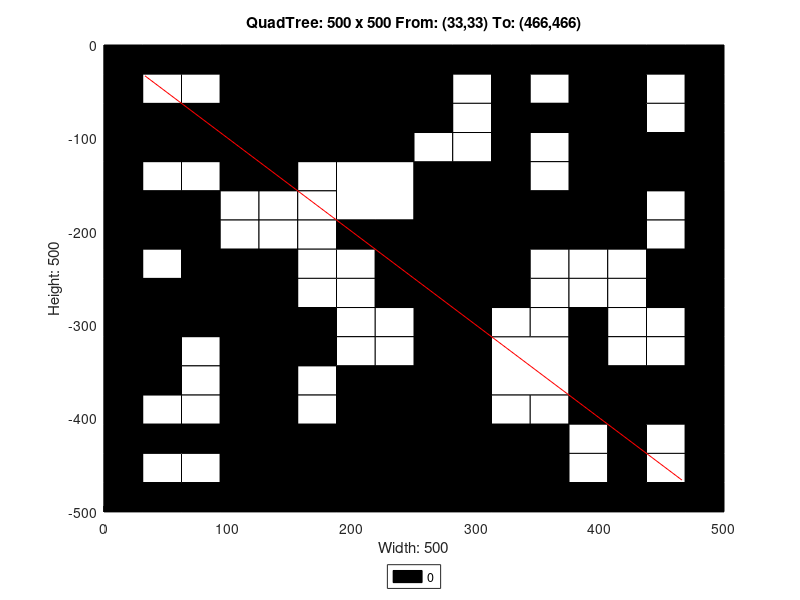

This chart was generated by the following MATLAB code:
axis([0 500 -500 0]);
title('QuadTree: 500 x 500 From: (33,33) To: (466,466)');
xlabel('Width: 500');
ylabel('Height: 500');
rectangle('Position',[125 -125 125 125], 'FaceColor',[0 0 0]);
rectangle('Position',[0 -125 62.5 62.5], 'FaceColor',[0 0 0]);
rectangle('Position',[62.5 -125 62.5 62.5], 'FaceColor',[0 0 0]);
rectangle('Position',[187.5 -187.5 62.5 62.5], 'FaceColor',[1 1 1]);
rectangle('Position',[375 -62.5 62.5 62.5], 'FaceColor',[0 0 0]);
rectangle('Position',[375 -125 62.5 62.5], 'FaceColor',[0 0 0]);
rectangle('Position',[250 -187.5 62.5 62.5], 'FaceColor',[0 0 0]);
rectangle('Position',[250 -250 62.5 62.5], 'FaceColor',[0 0 0]);
rectangle('Position',[375 -187.5 62.5 62.5], 'FaceColor',[0 0 0]);
rectangle('Position',[0 -312.5 62.5 62.5], 'FaceColor',[0 0 0]);
rectangle('Position',[62.5 -312.5 62.5 62.5], 'FaceColor',[0 0 0]);
rectangle('Position',[0 -375 62.5 62.5], 'FaceColor',[0 0 0]);
rectangle('Position',[187.5 -437.5 62.5 62.5], 'FaceColor',[0 0 0]);
rectangle('Position',[125 -500 62.5 62.5], 'FaceColor',[0 0 0]);
rectangle('Position',[187.5 -500 62.5 62.5], 'FaceColor',[0 0 0]);
rectangle('Position',[250 -312.5 62.5 62.5], 'FaceColor',[0 0 0]);
rectangle('Position',[250 -375 62.5 62.5], 'FaceColor',[0 0 0]);
rectangle('Position',[312.5 -375 62.5 62.5], 'FaceColor',[1 1 1]);
rectangle('Position',[250 -437.5 62.5 62.5], 'FaceColor',[0 0 0]);
rectangle('Position',[250 -500 62.5 62.5], 'FaceColor',[0 0 0]);
rectangle('Position',[312.5 -500 62.5 62.5], 'FaceColor',[0 0 0]);
rectangle('Position',[0 -31.25 31.25 31.25], 'FaceColor',[0 0 0]);
rectangle('Position',[31.25 -31.25 31.25 31.25], 'FaceColor',[0 0 0]);
rectangle('Position',[0 -62.5 31.25 31.25], 'FaceColor',[0 0 0]);
rectangle('Position',[31.25 -62.5 31.25 31.25], 'FaceColor',[1 1 1]);
rectangle('Position',[62.5 -31.25 31.25 31.25], 'FaceColor',[0 0 0]);
rectangle('Position',[93.75 -31.25 31.25 31.25], 'FaceColor',[0 0 0]);
rectangle('Position',[62.5 -62.5 31.25 31.25], 'FaceColor',[1 1 1]);
rectangle('Position',[93.75 -62.5 31.25 31.25], 'FaceColor',[0 0 0]);
rectangle('Position',[0 -156.25 31.25 31.25], 'FaceColor',[0 0 0]);
rectangle('Position',[31.25 -156.25 31.25 31.25], 'FaceColor',[1 1 1]);
rectangle('Position',[0 -187.5 31.25 31.25], 'FaceColor',[0 0 0]);
rectangle('Position',[31.25 -187.5 31.25 31.25], 'FaceColor',[0 0 0]);
rectangle('Position',[62.5 -156.25 31.25 31.25], 'FaceColor',[1 1 1]);
rectangle('Position',[93.75 -156.25 31.25 31.25], 'FaceColor',[0 0 0]);
rectangle('Position',[62.5 -187.5 31.25 31.25], 'FaceColor',[0 0 0]);
rectangle('Position',[93.75 -187.5 31.25 31.25], 'FaceColor',[1 1 1]);
rectangle('Position',[0 -218.75 31.25 31.25], 'FaceColor',[0 0 0]);
rectangle('Position',[31.25 -218.75 31.25 31.25], 'FaceColor',[0 0 0]);
rectangle('Position',[0 -250 31.25 31.25], 'FaceColor',[0 0 0]);
rectangle('Position',[31.25 -250 31.25 31.25], 'FaceColor',[1 1 1]);
rectangle('Position',[62.5 -218.75 31.25 31.25], 'FaceColor',[0 0 0]);
rectangle('Position',[93.75 -218.75 31.25 31.25], 'FaceColor',[1 1 1]);
rectangle('Position',[62.5 -250 31.25 31.25], 'FaceColor',[0 0 0]);
rectangle('Position',[93.75 -250 31.25 31.25], 'FaceColor',[0 0 0]);
rectangle('Position',[125 -156.25 31.25 31.25], 'FaceColor',[0 0 0]);
rectangle('Position',[156.25 -156.25 31.25 31.25], 'FaceColor',[1 1 1]);
rectangle('Position',[125 -187.5 31.25 31.25], 'FaceColor',[1 1 1]);
rectangle('Position',[156.25 -187.5 31.25 31.25], 'FaceColor',[1 1 1]);
rectangle('Position',[125 -218.75 31.25 31.25], 'FaceColor',[1 1 1]);
rectangle('Position',[156.25 -218.75 31.25 31.25], 'FaceColor',[1 1 1]);
rectangle('Position',[125 -250 31.25 31.25], 'FaceColor',[0 0 0]);
rectangle('Position',[156.25 -250 31.25 31.25], 'FaceColor',[1 1 1]);
rectangle('Position',[187.5 -218.75 31.25 31.25], 'FaceColor',[0 0 0]);
rectangle('Position',[218.75 -218.75 31.25 31.25], 'FaceColor',[0 0 0]);
rectangle('Position',[187.5 -250 31.25 31.25], 'FaceColor',[1 1 1]);
rectangle('Position',[218.75 -250 31.25 31.25], 'FaceColor',[0 0 0]);
rectangle('Position',[250 -31.25 31.25 31.25], 'FaceColor',[0 0 0]);
rectangle('Position',[281.25 -31.25 31.25 31.25], 'FaceColor',[0 0 0]);
rectangle('Position',[250 -62.5 31.25 31.25], 'FaceColor',[0 0 0]);
rectangle('Position',[281.25 -62.5 31.25 31.25], 'FaceColor',[1 1 1]);
rectangle('Position',[312.5 -31.25 31.25 31.25], 'FaceColor',[0 0 0]);
rectangle('Position',[343.75 -31.25 31.25 31.25], 'FaceColor',[0 0 0]);
rectangle('Position',[312.5 -62.5 31.25 31.25], 'FaceColor',[0 0 0]);
rectangle('Position',[343.75 -62.5 31.25 31.25], 'FaceColor',[1 1 1]);
rectangle('Position',[250 -93.75 31.25 31.25], 'FaceColor',[0 0 0]);
rectangle('Position',[281.25 -93.75 31.25 31.25], 'FaceColor',[1 1 1]);
rectangle('Position',[250 -125 31.25 31.25], 'FaceColor',[1 1 1]);
rectangle('Position',[281.25 -125 31.25 31.25], 'FaceColor',[1 1 1]);
rectangle('Position',[312.5 -93.75 31.25 31.25], 'FaceColor',[0 0 0]);
rectangle('Position',[343.75 -93.75 31.25 31.25], 'FaceColor',[0 0 0]);
rectangle('Position',[312.5 -125 31.25 31.25], 'FaceColor',[0 0 0]);
rectangle('Position',[343.75 -125 31.25 31.25], 'FaceColor',[1 1 1]);
rectangle('Position',[437.5 -31.25 31.25 31.25], 'FaceColor',[0 0 0]);
rectangle('Position',[468.75 -31.25 31.25 31.25], 'FaceColor',[0 0 0]);
rectangle('Position',[437.5 -62.5 31.25 31.25], 'FaceColor',[1 1 1]);
rectangle('Position',[468.75 -62.5 31.25 31.25], 'FaceColor',[0 0 0]);
rectangle('Position',[437.5 -93.75 31.25 31.25], 'FaceColor',[1 1 1]);
rectangle('Position',[468.75 -93.75 31.25 31.25], 'FaceColor',[0 0 0]);
rectangle('Position',[437.5 -125 31.25 31.25], 'FaceColor',[0 0 0]);
rectangle('Position',[468.75 -125 31.25 31.25], 'FaceColor',[0 0 0]);
rectangle('Position',[312.5 -156.25 31.25 31.25], 'FaceColor',[0 0 0]);
rectangle('Position',[343.75 -156.25 31.25 31.25], 'FaceColor',[1 1 1]);
rectangle('Position',[312.5 -187.5 31.25 31.25], 'FaceColor',[0 0 0]);
rectangle('Position',[343.75 -187.5 31.25 31.25], 'FaceColor',[0 0 0]);
rectangle('Position',[312.5 -218.75 31.25 31.25], 'FaceColor',[0 0 0]);
rectangle('Position',[343.75 -218.75 31.25 31.25], 'FaceColor',[0 0 0]);
rectangle('Position',[312.5 -250 31.25 31.25], 'FaceColor',[0 0 0]);
rectangle('Position',[343.75 -250 31.25 31.25], 'FaceColor',[1 1 1]);
rectangle('Position',[437.5 -156.25 31.25 31.25], 'FaceColor',[0 0 0]);
rectangle('Position',[468.75 -156.25 31.25 31.25], 'FaceColor',[0 0 0]);
rectangle('Position',[437.5 -187.5 31.25 31.25], 'FaceColor',[1 1 1]);
rectangle('Position',[468.75 -187.5 31.25 31.25], 'FaceColor',[0 0 0]);
rectangle('Position',[375 -218.75 31.25 31.25], 'FaceColor',[0 0 0]);
rectangle('Position',[406.25 -218.75 31.25 31.25], 'FaceColor',[0 0 0]);
rectangle('Position',[375 -250 31.25 31.25], 'FaceColor',[1 1 1]);
rectangle('Position',[406.25 -250 31.25 31.25], 'FaceColor',[1 1 1]);
rectangle('Position',[437.5 -218.75 31.25 31.25], 'FaceColor',[1 1 1]);
rectangle('Position',[468.75 -218.75 31.25 31.25], 'FaceColor',[0 0 0]);
rectangle('Position',[437.5 -250 31.25 31.25], 'FaceColor',[0 0 0]);
rectangle('Position',[468.75 -250 31.25 31.25], 'FaceColor',[0 0 0]);
rectangle('Position',[62.5 -343.75 31.25 31.25], 'FaceColor',[1 1 1]);
rectangle('Position',[93.75 -343.75 31.25 31.25], 'FaceColor',[0 0 0]);
rectangle('Position',[62.5 -375 31.25 31.25], 'FaceColor',[1 1 1]);
rectangle('Position',[93.75 -375 31.25 31.25], 'FaceColor',[0 0 0]);
rectangle('Position',[125 -281.25 31.25 31.25], 'FaceColor',[0 0 0]);
rectangle('Position',[156.25 -281.25 31.25 31.25], 'FaceColor',[1 1 1]);
rectangle('Position',[125 -312.5 31.25 31.25], 'FaceColor',[0 0 0]);
rectangle('Position',[156.25 -312.5 31.25 31.25], 'FaceColor',[0 0 0]);
rectangle('Position',[187.5 -281.25 31.25 31.25], 'FaceColor',[1 1 1]);
rectangle('Position',[218.75 -281.25 31.25 31.25], 'FaceColor',[0 0 0]);
rectangle('Position',[187.5 -312.5 31.25 31.25], 'FaceColor',[1 1 1]);
rectangle('Position',[218.75 -312.5 31.25 31.25], 'FaceColor',[1 1 1]);
rectangle('Position',[125 -343.75 31.25 31.25], 'FaceColor',[0 0 0]);
rectangle('Position',[156.25 -343.75 31.25 31.25], 'FaceColor',[0 0 0]);
rectangle('Position',[125 -375 31.25 31.25], 'FaceColor',[0 0 0]);
rectangle('Position',[156.25 -375 31.25 31.25], 'FaceColor',[1 1 1]);
rectangle('Position',[187.5 -343.75 31.25 31.25], 'FaceColor',[1 1 1]);
rectangle('Position',[218.75 -343.75 31.25 31.25], 'FaceColor',[1 1 1]);
rectangle('Position',[187.5 -375 31.25 31.25], 'FaceColor',[0 0 0]);
rectangle('Position',[218.75 -375 31.25 31.25], 'FaceColor',[0 0 0]);
rectangle('Position',[0 -406.25 31.25 31.25], 'FaceColor',[0 0 0]);
rectangle('Position',[31.25 -406.25 31.25 31.25], 'FaceColor',[1 1 1]);
rectangle('Position',[0 -437.5 31.25 31.25], 'FaceColor',[0 0 0]);
rectangle('Position',[31.25 -437.5 31.25 31.25], 'FaceColor',[0 0 0]);
rectangle('Position',[62.5 -406.25 31.25 31.25], 'FaceColor',[1 1 1]);
rectangle('Position',[93.75 -406.25 31.25 31.25], 'FaceColor',[0 0 0]);
rectangle('Position',[62.5 -437.5 31.25 31.25], 'FaceColor',[0 0 0]);
rectangle('Position',[93.75 -437.5 31.25 31.25], 'FaceColor',[0 0 0]);
rectangle('Position',[0 -468.75 31.25 31.25], 'FaceColor',[0 0 0]);
rectangle('Position',[31.25 -468.75 31.25 31.25], 'FaceColor',[1 1 1]);
rectangle('Position',[0 -500 31.25 31.25], 'FaceColor',[0 0 0]);
rectangle('Position',[31.25 -500 31.25 31.25], 'FaceColor',[0 0 0]);
rectangle('Position',[62.5 -468.75 31.25 31.25], 'FaceColor',[1 1 1]);
rectangle('Position',[93.75 -468.75 31.25 31.25], 'FaceColor',[0 0 0]);
rectangle('Position',[62.5 -500 31.25 31.25], 'FaceColor',[0 0 0]);
rectangle('Position',[93.75 -500 31.25 31.25], 'FaceColor',[0 0 0]);
rectangle('Position',[125 -406.25 31.25 31.25], 'FaceColor',[0 0 0]);
rectangle('Position',[156.25 -406.25 31.25 31.25], 'FaceColor',[1 1 1]);
rectangle('Position',[125 -437.5 31.25 31.25], 'FaceColor',[0 0 0]);
rectangle('Position',[156.25 -437.5 31.25 31.25], 'FaceColor',[0 0 0]);
rectangle('Position',[312.5 -281.25 31.25 31.25], 'FaceColor',[0 0 0]);
rectangle('Position',[343.75 -281.25 31.25 31.25], 'FaceColor',[1 1 1]);
rectangle('Position',[312.5 -312.5 31.25 31.25], 'FaceColor',[1 1 1]);
rectangle('Position',[343.75 -312.5 31.25 31.25], 'FaceColor',[1 1 1]);
rectangle('Position',[375 -281.25 31.25 31.25], 'FaceColor',[1 1 1]);
rectangle('Position',[406.25 -281.25 31.25 31.25], 'FaceColor',[1 1 1]);
rectangle('Position',[375 -312.5 31.25 31.25], 'FaceColor',[0 0 0]);
rectangle('Position',[406.25 -312.5 31.25 31.25], 'FaceColor',[1 1 1]);
rectangle('Position',[437.5 -281.25 31.25 31.25], 'FaceColor',[0 0 0]);
rectangle('Position',[468.75 -281.25 31.25 31.25], 'FaceColor',[0 0 0]);
rectangle('Position',[437.5 -312.5 31.25 31.25], 'FaceColor',[1 1 1]);
rectangle('Position',[468.75 -312.5 31.25 31.25], 'FaceColor',[0 0 0]);
rectangle('Position',[375 -343.75 31.25 31.25], 'FaceColor',[0 0 0]);
rectangle('Position',[406.25 -343.75 31.25 31.25], 'FaceColor',[1 1 1]);
rectangle('Position',[375 -375 31.25 31.25], 'FaceColor',[0 0 0]);
rectangle('Position',[406.25 -375 31.25 31.25], 'FaceColor',[0 0 0]);
rectangle('Position',[437.5 -343.75 31.25 31.25], 'FaceColor',[1 1 1]);
rectangle('Position',[468.75 -343.75 31.25 31.25], 'FaceColor',[0 0 0]);
rectangle('Position',[437.5 -375 31.25 31.25], 'FaceColor',[0 0 0]);
rectangle('Position',[468.75 -375 31.25 31.25], 'FaceColor',[0 0 0]);
rectangle('Position',[312.5 -406.25 31.25 31.25], 'FaceColor',[1 1 1]);
rectangle('Position',[343.75 -406.25 31.25 31.25], 'FaceColor',[1 1 1]);
rectangle('Position',[312.5 -437.5 31.25 31.25], 'FaceColor',[0 0 0]);
rectangle('Position',[343.75 -437.5 31.25 31.25], 'FaceColor',[0 0 0]);
rectangle('Position',[375 -406.25 31.25 31.25], 'FaceColor',[0 0 0]);
rectangle('Position',[406.25 -406.25 31.25 31.25], 'FaceColor',[0 0 0]);
rectangle('Position',[375 -437.5 31.25 31.25], 'FaceColor',[1 1 1]);
rectangle('Position',[406.25 -437.5 31.25 31.25], 'FaceColor',[0 0 0]);
rectangle('Position',[437.5 -406.25 31.25 31.25], 'FaceColor',[0 0 0]);
rectangle('Position',[468.75 -406.25 31.25 31.25], 'FaceColor',[0 0 0]);
rectangle('Position',[437.5 -437.5 31.25 31.25], 'FaceColor',[1 1 1]);
rectangle('Position',[468.75 -437.5 31.25 31.25], 'FaceColor',[0 0 0]);
rectangle('Position',[375 -468.75 31.25 31.25], 'FaceColor',[1 1 1]);
rectangle('Position',[406.25 -468.75 31.25 31.25], 'FaceColor',[0 0 0]);
rectangle('Position',[375 -500 31.25 31.25], 'FaceColor',[0 0 0]);
rectangle('Position',[406.25 -500 31.25 31.25], 'FaceColor',[0 0 0]);
rectangle('Position',[437.5 -468.75 31.25 31.25], 'FaceColor',[1 1 1]);
rectangle('Position',[468.75 -468.75 31.25 31.25], 'FaceColor',[0 0 0]);
rectangle('Position',[437.5 -500 31.25 31.25], 'FaceColor',[0 0 0]);
rectangle('Position',[468.75 -500 31.25 31.25], 'FaceColor',[0 0 0]);
X=[466,33];
Y=[-466,-33];
hold on;
plot(X,Y,'r');
legend('0','Location','southoutside');
